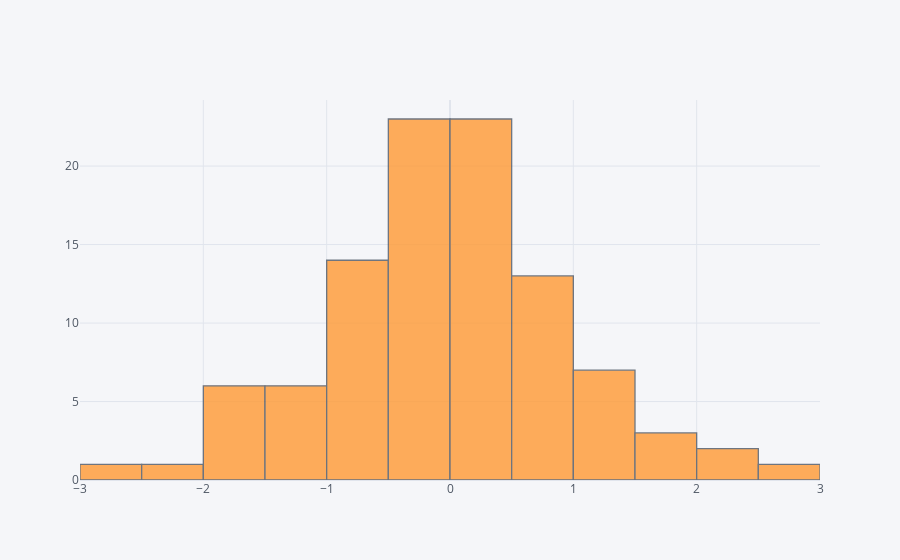

Write notebook code for a chart like this one.
### Markdown cell above
## histogram

### Code cell
df['A'].iplot(kind='hist',bins=25)

### Figure 1 — Plotly figure (JSON) as saved in the notebook; plotly's stock layout.template omitted (floating-point values rounded to 4 significant figures)
{"data": [{"histfunc": "count", "histnorm": "", "marker": {"color": "rgba(255, 153, 51, 1.0)", "line": {"color": "#4D5663", "width": 1.3}}, "name": "A", "nbinsx": 25, "opacity": 0.8, "orientation": "v", "type": "histogram", "x": [0.0407, -1.539, -0.3705, 0.4223, 0.3126, 0.8491, 0.3266, -0.4911, -2.151, -0.2441, -0.652, -0.5253, -0.6649, -0.5337, 2.541, 0.2722, 0.314, -0.5035, -0.6295, -0.9968, -0.3011, 0.6527, 0.6907, -0.2947, 1.154, -1.01, -0.1207, 0.8055, 0.839, 0.7242, 0.9948, -1.03, 1.274, 0.03852, 0.8766, 0.5962, -0.2677, 1.619, -0.5896, 0.1821, 0.3883, 0.2354, -1.467, 0.224, -0.2492, 0.5864, -1.787, -0.2388, -0.207, -1.742, -0.4975, -0.4384, -0.02391, -1.01, 1.315, 2.164, -1.56, 0.1595, 0.5369, 0.3034, -0.8191, 1.061, -2.703, 0.5993, -0.9769, 1.678, -0.03796, 0.467, -0.01966, -0.5683, 0.04061, -1.209, -0.3209, 2.415, -0.2549, 1.18, 0.8422, 1.745, -1.071, -0.4501, 0.4216, -1.709, 0.0891, 0.2999, 1.019, -0.688, 0.3453, 0.2488, 0.2114, 0.3305, -0.4323, -0.2938, 1.468, 0.1982, -0.08239, -1.574, -0.5863, -0.06343, -0.5917, -0.1219]}], "layout": {"barmode": "overlay", "legend": {"bgcolor": "#F5F6F9", "font": {"color": "#4D5663"}}, "paper_bgcolor": "#F5F6F9", "plot_bgcolor": "#F5F6F9", "title": {"font": {"color": "#4D5663"}}, "xaxis": {"gridcolor": "#E1E5ED", "showgrid": true, "tickfont": {"color": "#4D5663"}, "title": {"font": {"color": "#4D5663"}, "text": ""}, "zerolinecolor": "#E1E5ED"}, "yaxis": {"gridcolor": "#E1E5ED", "showgrid": true, "tickfont": {"color": "#4D5663"}, "title": {"font": {"color": "#4D5663"}, "text": ""}, "zerolinecolor": "#E1E5ED"}}}
